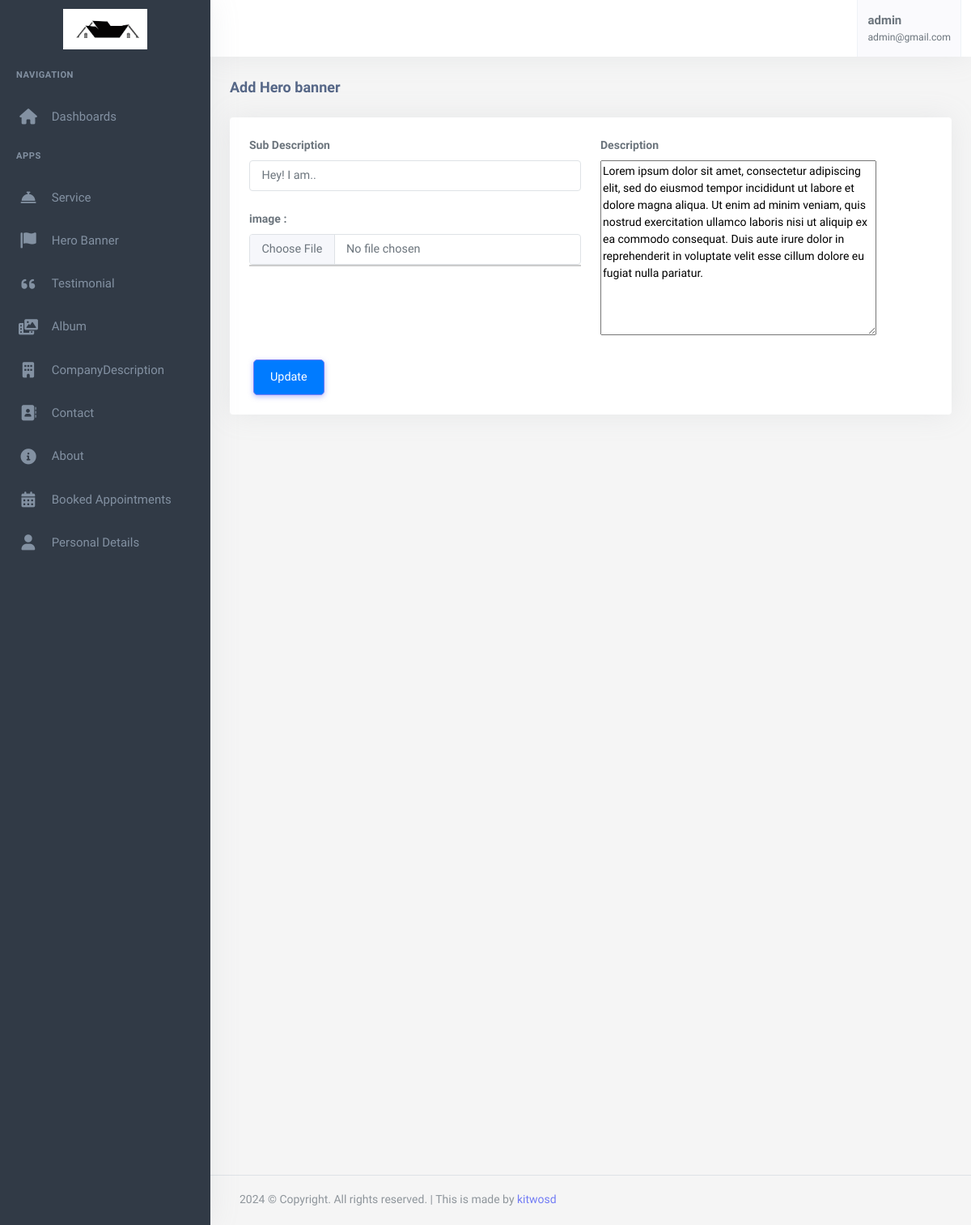
Page /dashboard/add/herobanner (signed in) on the earlier database version.
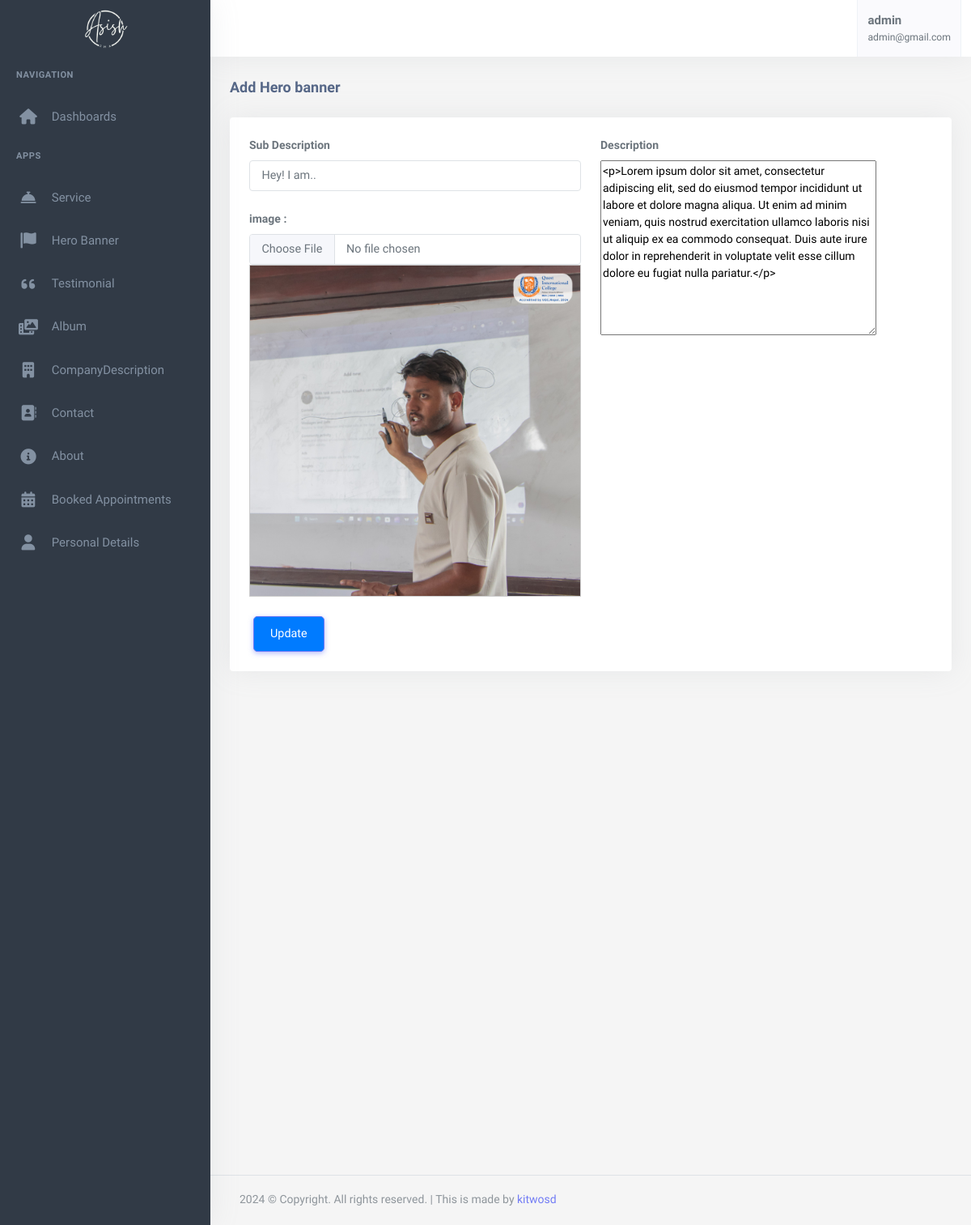
Same page on the later database version.
### useraccount/models.py (models this page shows, shortened)
class User(AbstractBaseUser, PermissionsMixin):
    email = models.EmailField(
        verbose_name='Email',
        max_length=255,
        unique=True,
    )
    firstname = models.CharField(max_length=200)
    lastname = models.CharField(max_length=200)
    is_admin = models.BooleanField(default=False)
    is_user = models.BooleanField(default=False)
    is_subAdmin = models.BooleanField(default=False)
    phone_No = models.CharField(max_length=150, null=True, blank=True)
    avatar = models.ImageField(upload_to="avatarimage/", null=True, blank=True)
    created_at = models.DateTimeField(auto_now_add=True)
    updated_at = models.DateTimeField(auto_now=True)
    objects = UserManager()
    USERNAME_FIELD = 'email'
    REQUIRED_FIELDS = ['firstname','lastname', 'phone_No']

### app/models.py (models this page shows, shortened)
class PersonalDetail(models.Model):
    firstName = models.CharField(max_length=50)
    lastName = models.CharField(max_length=50)
    email = models.EmailField()
    logo = models.FileField(upload_to="logo")
    phone = models.CharField(max_length=20)
    address = models.CharField(max_length=50)
    facebookUrl = models.URLField()
    twiterUrl = models.URLField()
    instagramUrl = models.URLField()
    whatsappUrl = models.URLField()
    description = RichTextField()
    companyName = models.CharField(max_length=200)
    image = models.FileField(upload_to="smallImage")
    mapUrl = models.URLField()
    class Meta:
        ordering = ['-id']

class Herobanner(models.Model):
    image = models.ImageField(upload_to="herobannerimage")
    subDescription = models.CharField(max_length=400)
    description = RichTextField()

### useraccount/decorators.py (the view)
    def wrapper_fun(request, *arg, **kwargs):
        if request.user.is_authenticated:
            return view_fun(request, *arg, **kwargs)
        else:
            messages.warning(request, "Login required...")
            return redirect('useraccount:login')

### app2/forms.py
class HerobannerForm(forms.ModelForm):
    class Meta:
        model = Herobanner
        fields = '__all__'

### app/context_processor.py (called while the page is built)
def personaldetail(request):
    personaldetail= PersonalDetail.objects.first()
    return{
        'personaldetail':personaldetail
    }

### app2/templates/app2/create_Herobanner.html (shortened to what this page needs)
{% extends 'app2/base.html' %}
{% load static %}
{% block body %}
            <div class="content-page">
                <div class="content">
                    <div class="container-fluid">
                        <div class="row">
                            <div class="col-12">
                                <div class="page-title-box">
                                    <h4 class="page-title">Add Hero banner</h4>
                                </div>
                            </div>
                        </div>
                        <div class="row">
                            <div class="col-12">
                                <div class="card">
                                    <div class="card-body">
                                       <form method="post" enctype="multipart/form-data" action="{% if instance %}{% url 'dashboard:add_HeroBanner'  %}{% else %}{% url 'dashboard:add_HeroBanner' %}{% endif %}" >
                                       <div class="row">
                                          <div class="col-xl-6">
                                                <div class="mb-3">
                                                    <label class="form-label">Sub Description</label>
                                                    <input type="text" name="{{ form.subDescription.name }}" id="{{ form.subDescription.id_for_label }}" class="form-control"
                                                    value="{% if instance %}{{ instance.subDescription }}{% endif %}" placeholder="Enter anything like.. Hi there, I'm" required>
                                                </div>
                                                <div class="mb-3">
                                                    <label for="{{ form.image.id_for_label }}" class="form-label">image :</label>
                                                    <input type="file" name="{{ form.image.name }}" id="{{ form.image.id_for_label }}" class="form-control" {% if not instance %}required{% endif %} onchange="showPreview(this);">
                                                    <div id="imageContainer" style="width:auto; height:auto;">
                                                        <img class="img-fluid" id="imagePreview" src="{% if instance %}{{ instance.image.url }}{% endif %}" alt="" >
                                                    </div>
                                                </div>
                                        </div>
                                        <div class="col-xl-6">
                                            <div class="mb-3">
                                                <label class="form-label">Description</label>
                                               {{form.description}}
                                             </div>
                                        </div>
                                        <div class="col-lg-12">
                                            {% if instance %}
                                            <button type="submit" class="btn btn-primary">Update</button>
                                            {% else %}
                                            <button type="submit" class="btn btn-primary">Add</button>
                                            {% endif %}
                                        </div>
                                    </div>
                                </form>
                    </div>
                </div>
        {% endblock %}

### app2/templates/app2/base.html (shortened to what this page needs)
{% load static %}
<!DOCTYPE html>
<html lang="en">
    <head>
        <link rel="stylesheet" href="{% static 'app2/assets/vendor/jquery-toast-plugin/jquery.toast.min.css'%}">
        <link href="{% static 'app2/assets/css/app-saas.min.css'%}" rel="stylesheet" type="text/css" id="app-style" />
        <link href="{% static 'app2/assets/css/icons.min.css'%}" rel="stylesheet" type="text/css" />
        <link rel="stylesheet" href="https://cdnjs.cloudflare.com/ajax/libs/font-awesome/6.0.0-beta3/css/all.min.css">
        <link rel="stylesheet" href="https://cdnjs.cloudflare.com/ajax/libs/font-awesome/6.0.0-beta3/css/all.min.css">
        <link rel="stylesheet" href="https://cdnjs.cloudflare.com/ajax/libs/font-awesome/6.0.0-beta3/css/all.min.css">
        <link href="{% static 'app2/assets/vendor/bootstrap-datepicker/css/bootstrap-datepicker.min.css'%}" rel="stylesheet" type="text/css" />
        <link href="{% static 'app2/assets/vendor/select2/css/select2.min.css'%}" rel="stylesheet" type="text/css" />
        <link href="{% static 'app2/assets/vendor/datatables.net-bs5/css/dataTables.bootstrap5.min.css'%}" rel="stylesheet" type="text/css" />
        <link href="{% static 'app2/assets/vendor/datatables.net-responsive-bs5/css/responsive.bootstrap5.min.css'%}" rel="stylesheet" type="text/css" />
        <link href="{% static 'app2/assets/css/app-saas.min.css'%}" rel="stylesheet" type="text/css" id="app-style" />
        <link href="{% static 'app2/assets/css/icons.min.css'%}" rel="stylesheet" type="text/css" />
        <link href="https://cdn.jsdelivr.net/npm/summernote@0.8.16/dist/summernote-lite.min.css" rel="stylesheet">
    </head>
    <link rel="stylesheet" href="https://maxcdn.bootstrapcdn.com/font-awesome/4.7.0/css/font-awesome.min.css">
    <body>
        <div class="wrapper">
            <div class="navbar-custom">
                <div class="topbar container-fluid justify-content-between">
                    <div class="d-flex align-items-center  gap-lg-2 gap-1">
                        <button class="button-toggle-menu sm:float-end">
                            <i class="mdi mdi-menu"></i>
                        </button>
                    </div>
                    <ul class="topbar-menu d-flex align-items-center gap-3">
                        <li class="d-none d-sm-inline-block">
                            <a class="nav-link" data-bs-toggle="offcanvas" href="#theme-settings-offcanvas">
                                <i class="ri-settings-3-line font-22"></i>
                            </a>
                        </li>
                        <li class="d-none d-sm-inline-block">
                            <div class="nav-link" id="light-dark-mode" data-bs-toggle="tooltip" data-bs-placement="left" title="Theme Mode">
                                <i class="ri-moon-line font-22"></i>
                            </div>
                        </li>
                        <li class="d-none d-md-inline-block">
                            <a class="nav-link" href="#" data-toggle="fullscreen">
                                <i class="ri-fullscreen-line font-22"></i>
                            </a>
                        </li>
                        <li class="dropdown">
                            <a class="nav-link dropdown-toggle arrow-none nav-user px-2" data-bs-toggle="dropdown" href="#" role="button" aria-haspopup="false" aria-expanded="false">
                                <span class="d-lg-flex flex-column gap-1 d-none">
                                    <h5 class="my-0">{{request.user.firstname}}</h5>
                                    <h6 class="my-0 fw-normal">{{request.user.email}}</h6>
                                </span>
                            </a>
                        </li>
                    </ul>
                </div>
            </div>
            <div class="leftside-menu">
                <a href="{% url 'dashboard:index' %}" class="logo logo-light">
                    <span class="logo-lg">
                        <img src="{{personaldetail.logo.url}}" alt="logo">
                    </span>
                </a>
                <div class="h-100" id="leftside-menu-container" data-simplebar>
                <ul class="side-nav">
                    <li class="side-nav-title">Navigation</li>
                    <li class="side-nav-item">
                        <a  href="{% url 'dashboard:index' %}" aria-expanded="false" aria-controls="sidebarDashboards" class="side-nav-link">
                            <i class="fas fa-home"></i>
                            <span> Dashboards </span>
                        </a>
                    </li>
                    <li class="side-nav-title">Apps</li>
                    <li class="side-nav-item">
                        <a data-bs-toggle="collapse" href="#sidebarForms" aria-expanded="false" aria-controls="sidebarForms" class="side-nav-link">
                            <i class="fas fa-concierge-bell"></i>
                            <span> Service </span>
                            <span class="menu-arrow"></span>
                        </a>
                    </li>
                    <li class="side-nav-item">
                        <a href="{% url 'dashboard:add_HeroBanner' %}" aria-expanded="false" aria-controls="sidebarEcommerce" class="side-nav-link">
                            <i class="fas fa-flag banner-icon"></i>
                            <span>Hero Banner</span>
                        </a>
                    </li>
                    <li class="side-nav-item">
                        <a data-bs-toggle="collapse" href="#sidebarTasks" aria-expanded="false" aria-controls="sidebarTasks" class="side-nav-link">
                            <i class="fas fa-quote-left"></i>
                            <span>Testimonial</span>
                            <span class="menu-arrow"></span>
                        </a>
                    </li>
                    <li class="side-nav-item">
                        <a data-bs-toggle="collapse" href="#sidebarBaseUI" aria-expanded="false" aria-controls="sidebarBaseUI" class="side-nav-link">
                            <i class="fas fa-photo-video"></i>
                            <span> Album</span>
                            <span class="menu-arrow"></span>
                        </a>
                    </li>
                    <li class="side-nav-item">
                        <a data-bs-toggle="collapse" href="#hello" aria-expanded="false" aria-controls="hello" class="side-nav-link">
                            <i class="fas fa-building"></i>
                            <span>CompanyDescription</span>
                            <span class="menu-arrow"></span>
                        </a>
                    </li>
                    <li class="side-nav-item">
                        <a href="{% url 'dashboard:Contact' %}" class="side-nav-link">
                            <i class="fas fa-address-book"></i>
                            <span> Contact </span>
                        </a>
                    </li>
                    <li class="side-nav-item">
                        <a href="{% url 'dashboard:add_About' %}" aria-expanded="false" aria-controls="sidebarEcommerce" class="side-nav-link">
                            <i class="fas fa-info-circle"></i>
                            <span> About </span>
                        </a>
                    </li>
                    <li class="side-nav-item">
                        <a href="{% url 'dashboard:Appointment' %}" aria-expanded="false" aria-controls="sidebarEcommerce" class="side-nav-link">
                            <i class="fas fa-calendar-alt"></i>
                            <span> Booked Appointments </span>
                        </a>
                    </li>
                    <li class="side-nav-item">
                        <a href="{% url 'dashboard:add_PersonalDetails' %}" class="side-nav-link">
                            <i class="fas fa-user"></i>
                            <span>Personal Details</span>
                        </a>
                    </li>
                </ul>
            </div>
        </div>
  {% block body %}
  {% endblock  %}
        <footer class="footer">
            <div class="container-fluid">
                <div class="row">
                    <div class="col-md-6">
                        <script>document.write(new Date().getFullYear())</script> © Copyright. All rights reserved. | This is made by <a href="" target="_blank">kitwosd</a>
                    </div>
                    <div class="col-md-6">
                    </div>
                </div>
            </div>
        </footer>
    </div>
    </div>
                        </body>
                        </html>

### app2/templates/app2/base.html (style rules this page uses)
#imageContainer { max-width: 100%; max-height: 80%; border: 1px solid #ccc; display: flex; align-items: center; justify-content: center; overflow: hidden; }
#imagePreview { max-width: 100%; max-height: 100%; }
.btn { margin: 0 5px; padding: 10px 20px; border-radius: 5px; cursor: pointer; }
.btn-primary { background-color: #007bff; color: #fff; }

Differences in the rows shown:
changed PersonalDetail: logo: a different picture
changed Herobanner "Hey! I am..": image: picture added; description "Lorem ipsum dolor sit amet, consectetur adipiscing elit, sed do eiusmod tempor incididunt ut labore et dolore magna aliqua. Ut enim ad minim veniam, quis nostrud exercitation ullamco laboris nisi ut aliquip ex ea commodo consequat. Duis aute irure dolor in reprehenderit in voluptate velit esse cillum dolore eu fugiat nulla pariatur." → "<p>Lorem ipsum dolor sit amet, consectetur adipiscing elit, sed do eiusmod tempor incididunt ut labore et dolore magna aliqua. Ut enim ad minim veniam, quis nostrud exercitation ullamco laboris nisi ut aliquip ex ea commodo consequat. Duis aute irure dolor in reprehenderit in voluptate velit esse cillum dolore eu fugiat nulla pariatur.</p>"
